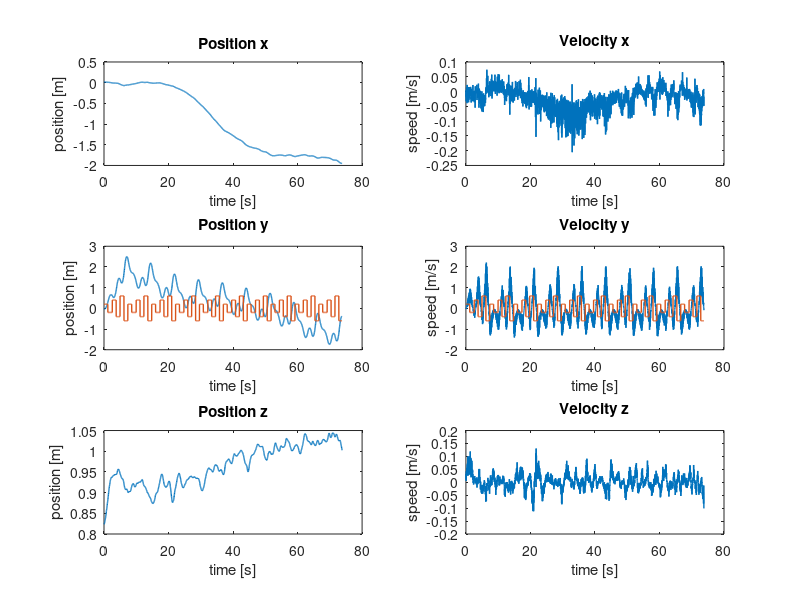
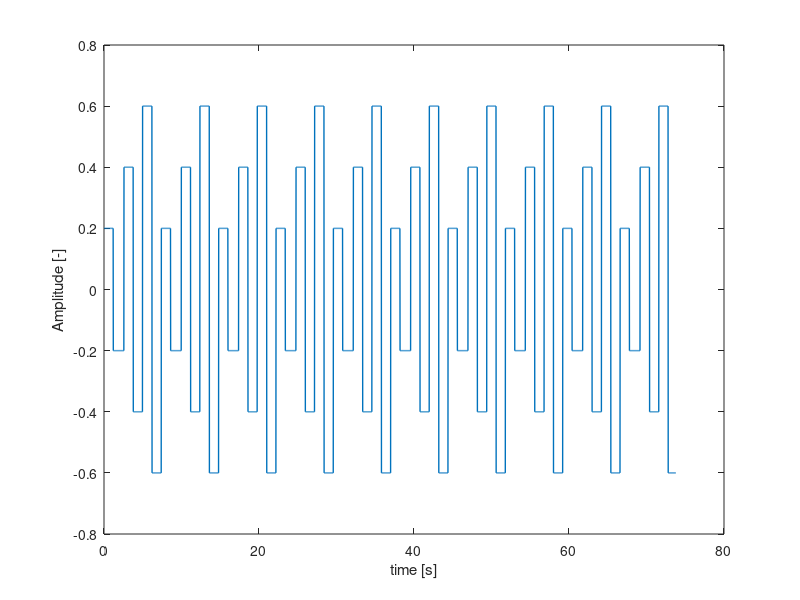
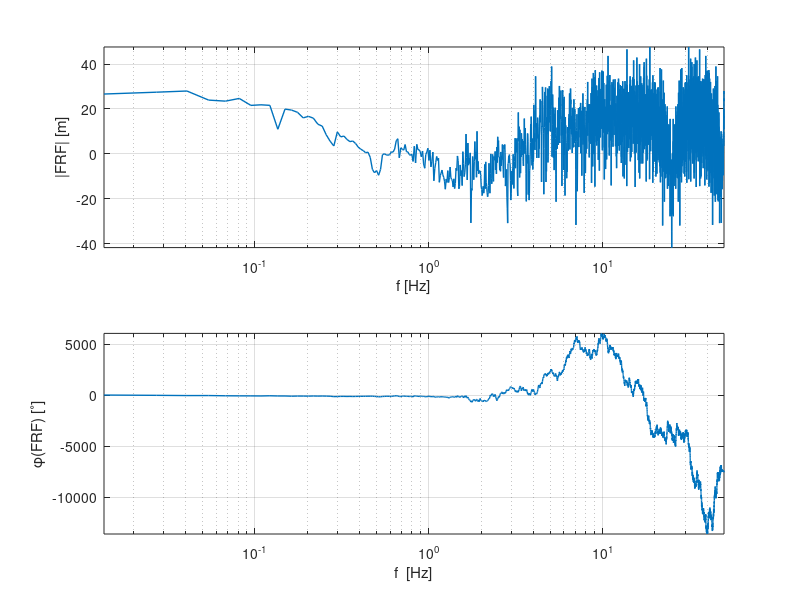
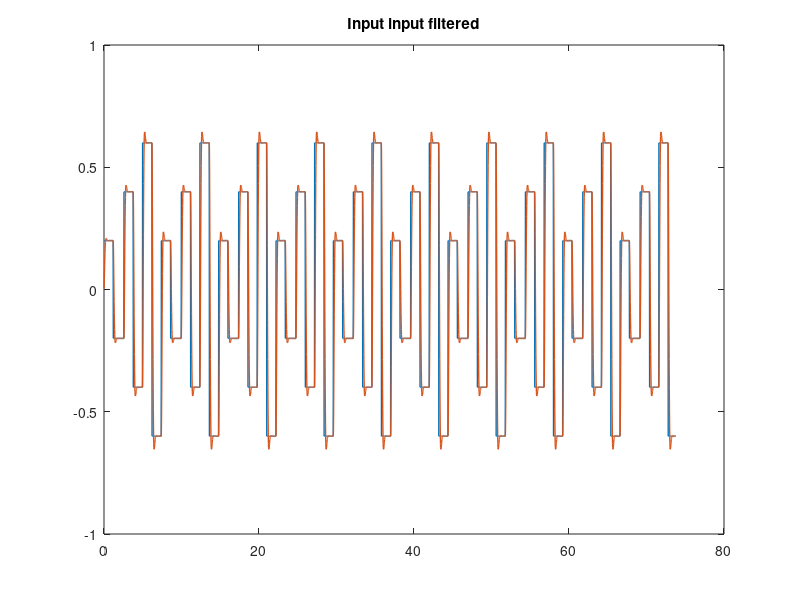

Here is the MATLAB script that generated these plots, in order:
%%% Parameter estimation FIRST ORDER APPROXIMATION %%%
%
clear all
close all


%% Load data from .mat-file

load angle_identification_y


%% Extract some signals from the data

set(0, 'DefaultLineLineWidth', 1);


% Cutoff useful data
first_index = find(input~=0, 1);
input = input(1:end-10)';
output_x = output_x(1:length(input))';
output_y = output_y(1:length(input))';
output_z = output_z(1:length(input))';

dt = 0.02;
time = 0:dt:(length(input)-1)*dt;
time = time(first_index:end) - time(first_index);

% Differentiation of x-, y-, z-position
% dt = sample time (gradient assumes timestep 1)
velocity_x = gradient(output_x)/dt;
velocity_y = gradient(output_y)/dt;
velocity_z = gradient(output_z)/dt;

% Do some plotting of the measurement data 
figure('Name','Output Measurements')
subplot(321), plot(time, output_x), title('Position x'), xlabel('time [s]'), ylabel('position [m]')
subplot(322), plot(time, velocity_x), title('Velocity x'), xlabel('time [s]'), ylabel('speed [m/s]')

subplot(323), plot(time, output_y, time, input), title('Position y'), xlabel('time [s]'), ylabel('position [m]')
subplot(324), plot(time, velocity_y, time, input), title('Velocity y'), xlabel('time [s]'), ylabel('speed [m/s]')

subplot(325), plot(time, output_z), title('Position z'), xlabel('time [s]'), ylabel('position [m]')
subplot(326), plot(time, velocity_z), title('Velocity z'), xlabel('time [s]'), ylabel('speed [m/s]')

% Input signal
figure('Name', 'Input signal')
axis([time(1)-1 time(end)+1 -1 1])
plot(time, input)
xlabel('time [s]')
ylabel('Amplitude [-]')


%% Frequency domain
Ts = dt;
fs = 1/dt;
N = length(velocity_y);
t = [0:N-1]'*Ts;
N = numel(input);
f = [0:N-1]'*(fs/N);

input_f = fft(input);
output_x_f = fft(output_x);
output_y_f = fft(output_y);
velocity_x_f = fft(velocity_x);
velocity_y_f = fft(velocity_y);

%indices = (nop+1):nop:(numel(f)/2); % alle 0 waarden er uit halen zodat niet delen door 0?
%f = f(indices);
%input_f = input_f(indices);
%velocity_x_f = velocity_x_f(indices);
%velocity_y_f = velocity_y_f(indices);

FRF = velocity_y_f./input_f;


figure('Name', 'Empirical transfer function freq response'),subplot(2,1,1),semilogx(f, 20*log10(abs(FRF)), 'LineWidth', 1)
axis tight
grid on
xlabel('f [Hz]')
xlim([f(1) f(end)])
ylabel('|FRF| [m]')
subplot(2,1,2),semilogx(f, 180/pi*unwrap(angle(FRF)), 'LineWidth', 1)
grid on
axis tight
xlabel('f  [Hz]')
ylabel('\phi(FRF) [^\circ]')
xlim([f(1) f(end)])

%% Filtering of the in- and output data using Butterworth filter
[B, A] = butter(2,0.02*5); % order must be higher than order of system, 
                             % adjust cut-off frequency to be higher than highest eigenfrequency of the system

% input filtering                           
input_filt = filter(B,A,input);
% output filtering
velocity_x_filt = filter(B,A,velocity_x);
velocity_y_filt = filter(B,A,velocity_y);

figure('Name','filtered input input')
plot(t,input,t,input_filt),title('Input input filtered')

figure('Name','filtered output measurement')
subplot(211), plot(time, velocity_x, time, velocity_x_filt),title('vel_{x,filt}')
subplot(212), plot(time, velocity_y, time, velocity_y_filt),title('vel_{y,filt}')

%% Least squares solution for approximation of the parameters in the system
% Without filtering
% second order
% y[k] = -a1*y[k-1]-a2*y[k-2]+b2*u[k]+b1*u[k-1]+b0*u[k-2]
% first order
% y[k] = -a0*y[k-1]+b1*u[k]+b0*u[k-1]
y = velocity_y(2:end-1);
Phi = [-velocity_y(1:end-2), input(2:end-1), input(1:end-2)];
theta = Phi\y;

B1 = [theta(2), theta(3)];
A1 = [1, theta(1)];

sys_d1 = tf(B1, A1, Ts);

FRF1 = squeeze(freqresp(sys_d1,2*pi*f));

figure('Name','NOT filtered Identified transfer funtion freq response'), subplot(211)
semilogx(f, 20*log10(abs(FRF1)))
grid on
xlim([f(1) f(end)])
xlabel('f  [Hz]')
ylabel('|FRF1|  [m]')
subplot(212),semilogx(f, 180/pi*unwrap(angle(FRF1)))
grid on
xlim([f(1) f(end)])
xlabel('f  [Hz]')
ylabel('\phi(FRF1)  [^\circ]')

x1 = lsim(sys_d1,input,t);


figure('Name','lsim NOT filtered Identified transfer function')
subplot(211)
hold on
plot(t,velocity_y,'g')
plot(t, x1)
title('Non filtered identified transfer function vs measurement')
legend('v_{y,meas}','v_{y,sim}')
xlabel('Time [s]')
ylabel('Velocity [m/s]')
axis tight
subplot(212)
plot(t,velocity_y - x1)
title('Difference between simulation and measurement')
legend('v_{y,meas}-v_{y,sim}')
xlabel('Time [s]')
ylabel('Velocity [m/s]')
axis tight


figure('Name','NOT  filtered pole zero map'), pzmap(sys_d1)

%% With Butterworth filtering of in and output
y2 = velocity_y_filt(2:end-1);
Phi2 = [-velocity_y_filt(1:end-2), input_filt(2:end-1), input_filt(1:end-2)];
theta_filt = Phi2\y2;

B2 = [theta_filt(2), theta_filt(3)];
A2 = [1, theta_filt(1)];

sys_d2 = tf(B2, A2, Ts);

FRF2 = squeeze(freqresp(sys_d2,2*pi*f));

figure('Name','Butterworth filtered Identified tf freq response'),subplot(2,1,1),semilogx(f, 20*log10(abs(FRF2)))
grid on 
xlim([f(1) f(end)])
xlabel('f  [Hz]')
ylabel('|FRF2|  [m]')
axis tight
subplot(2,1,2)
semilogx(f, 180/pi*unwrap(angle(FRF2)))
grid on
xlim([f(1) f(end)])
xlabel('f  [Hz]')
ylabel('\phi(FRF2)  [^\circ]')

x2 = lsim(sys_d2,input,t);

figure('Name','Butterworth filtered lsim time response')
subplot(211)
hold on
plot(t,velocity_y,'g')
plot(t,x2)
legend('vel_{x,meas}','vel_{x,sim}')
title('Butterworth filtered identified transfer function vs measurement')
xlabel('Time [s]')
axis tight
ylabel('Velocity [m/s]')
subplot(212)
plot(t,velocity_y - x2)
title('Difference between simulation and measurement')
legend('v_{y,meas}-v_{y,sim}')
xlabel('Time [s]')
ylabel('Velocity [m/s]')
axis tight

figure('Name','Butterworth filtered Identified tf pole-zero map'),pzmap(sys_d2)

%% Taking into account KNOWN PART of the system! (b1 & b0 = 0)
% theta(4) & theta(5) (= b1 & b0) turn out to be very small. But we know
% (from physical insight) that they are EXACTLY 0!
% pk ~ partially known
% u*[k] = u[k+1]
% y[k] = y[k]
% --> y[k+1] = -a0*y[k] + b1*u*[k] = -a0*y[k] + b1*u[k+1]
% --> y[k]   = -a0*y[k-1] + b1*u*[k-1]
y_pk = velocity_y_filt(2:end-1);
Phi_pk = [-velocity_y_filt(1:end-2), input_filt(2:end-1)];
theta_pk = Phi_pk\y_pk;

% known part = z/1
B_k = [1 0];
A_k = 1;
sys_k = tf(B_k,A_k, Ts);

B_u = theta_pk(2);
A_u = [1, theta_pk(1)];
sys_u = tf(B_u,A_u, Ts);

sys_dpk = sys_k*sys_u;

FRF_pk = squeeze(freqresp(sys_dpk, 2*pi*f));

figure('Name','Butter. filtered + partially known freq response'),subplot(211),semilogx(f, 20*log10(abs(FRF_pk)))
grid on 
xlim([f(1) f(end)])
xlabel('f  [Hz]')
ylabel('|FRF_{pk}|  [m]')
axis tight
subplot(212)
semilogx(f, 180/pi*unwrap(angle(FRF_pk)))
grid on
xlim([f(1) f(end)])
xlabel('f  [Hz]')
ylabel('\phi(FRF_{pk})  [^\circ]')

x_pk = lsim(sys_dpk,input,t);

figure('Name','Butter. filtered + partially known lsim time response')
subplot(211)
hold on
plot(t,velocity_y, 'g')
plot(t,x_pk)
legend('v_{y,meas}','v_{y,sim}')
xlabel('Time [s]')
title('Butterworth filtered + partially known identified transfer function vs measurement')
axis tight
ylabel('Displacement [m]')
subplot(212)
plot(t,velocity_y - x_pk)
title('Difference between simulation and measurement')
legend('vel_{y,meas}-vel_{y,sim}')
xlabel('Time [s]')
ylabel('Displacement [m]')
axis tight

figure('Name','Partially known syst: pole zero map'),pzmap(sys_dpk)

%% Comparison
figure

bode(sys_d1),grid
hold on
bode(sys_d2)
hold on
bode(sys_dpk)
legend('not filtered', 'filtered', 'partially known')

figure
plot(t,[velocity_y x1 x2 x_pk])

%% Save result (transfer function)
sys_1st = sys_dpk;
save('Hv_speed_1st_order','sys_1st')
sys_1st_f = sys_d2;
save('Hv_speed_filtered_1st_order', 'sys_1st_f')